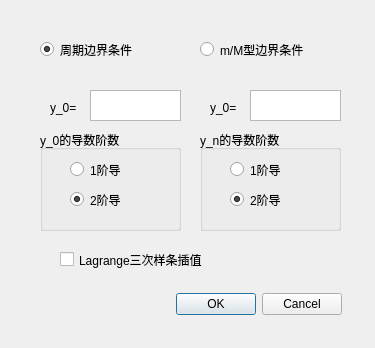
<?xml version="1.0" encoding="UTF-8"?>
<ui version="4.0">
 <class>E4t3_1</class>
 <widget class="QDialog" name="E4t3_1">
  <property name="geometry">
   <rect>
    <x>0</x>
    <y>0</y>
    <width>375</width>
    <height>348</height>
   </rect>
  </property>
  <property name="windowTitle">
   <string>Dialog</string>
  </property>
  <widget class="QRadioButton" name="radioButton">
   <property name="geometry">
    <rect>
     <x>40</x>
     <y>40</y>
     <width>115</width>
     <height>19</height>
    </rect>
   </property>
   <property name="text">
    <string>周期边界条件</string>
   </property>
   <property name="checked">
    <bool>true</bool>
   </property>
  </widget>
  <widget class="QRadioButton" name="radioButton_2">
   <property name="geometry">
    <rect>
     <x>200</x>
     <y>40</y>
     <width>131</width>
     <height>19</height>
    </rect>
   </property>
   <property name="text">
    <string>m/M型边界条件</string>
   </property>
  </widget>
  <widget class="QPlainTextEdit" name="plainTextEdit">
   <property name="geometry">
    <rect>
     <x>90</x>
     <y>90</y>
     <width>91</width>
     <height>31</height>
    </rect>
   </property>
  </widget>
  <widget class="QLabel" name="label">
   <property name="geometry">
    <rect>
     <x>50</x>
     <y>100</y>
     <width>31</width>
     <height>16</height>
    </rect>
   </property>
   <property name="text">
    <string>y_0=</string>
   </property>
  </widget>
  <widget class="QGroupBox" name="groupBox">
   <property name="geometry">
    <rect>
     <x>40</x>
     <y>130</y>
     <width>141</width>
     <height>101</height>
    </rect>
   </property>
   <property name="title">
    <string>y_0的导数阶数</string>
   </property>
   <widget class="QRadioButton" name="radioButton_3">
    <property name="geometry">
     <rect>
      <x>30</x>
      <y>30</y>
      <width>71</width>
      <height>19</height>
     </rect>
    </property>
    <property name="text">
     <string>1阶导</string>
    </property>
    <property name="checked">
     <bool>false</bool>
    </property>
   </widget>
   <widget class="QRadioButton" name="radioButton_4">
    <property name="geometry">
     <rect>
      <x>30</x>
      <y>60</y>
      <width>81</width>
      <height>19</height>
     </rect>
    </property>
    <property name="text">
     <string>2阶导</string>
    </property>
    <property name="checked">
     <bool>true</bool>
    </property>
   </widget>
  </widget>
  <widget class="QPlainTextEdit" name="plainTextEdit_2">
   <property name="geometry">
    <rect>
     <x>250</x>
     <y>90</y>
     <width>91</width>
     <height>31</height>
    </rect>
   </property>
  </widget>
  <widget class="QLabel" name="label_2">
   <property name="geometry">
    <rect>
     <x>210</x>
     <y>100</y>
     <width>31</width>
     <height>16</height>
    </rect>
   </property>
   <property name="text">
    <string>y_0=</string>
   </property>
  </widget>
  <widget class="QGroupBox" name="groupBox_2">
   <property name="geometry">
    <rect>
     <x>200</x>
     <y>130</y>
     <width>141</width>
     <height>101</height>
    </rect>
   </property>
   <property name="title">
    <string>y_n的导数阶数</string>
   </property>
   <widget class="QRadioButton" name="radioButton_5">
    <property name="geometry">
     <rect>
      <x>30</x>
      <y>30</y>
      <width>71</width>
      <height>19</height>
     </rect>
    </property>
    <property name="text">
     <string>1阶导</string>
    </property>
   </widget>
   <widget class="QRadioButton" name="radioButton_6">
    <property name="geometry">
     <rect>
      <x>30</x>
      <y>60</y>
      <width>81</width>
      <height>19</height>
     </rect>
    </property>
    <property name="text">
     <string>2阶导</string>
    </property>
    <property name="checked">
     <bool>true</bool>
    </property>
   </widget>
  </widget>
  <widget class="QCheckBox" name="checkBox">
   <property name="geometry">
    <rect>
     <x>60</x>
     <y>250</y>
     <width>181</width>
     <height>19</height>
    </rect>
   </property>
   <property name="text">
    <string>Lagrange三次样条插值</string>
   </property>
  </widget>
  <widget class="QDialogButtonBox" name="buttonBox">
   <property name="geometry">
    <rect>
     <x>150</x>
     <y>290</y>
     <width>192</width>
     <height>28</height>
    </rect>
   </property>
   <property name="standardButtons">
    <set>QDialogButtonBox::Cancel|QDialogButtonBox::Ok</set>
   </property>
  </widget>
 </widget>
 <resources/>
 <connections/>
</ui>
